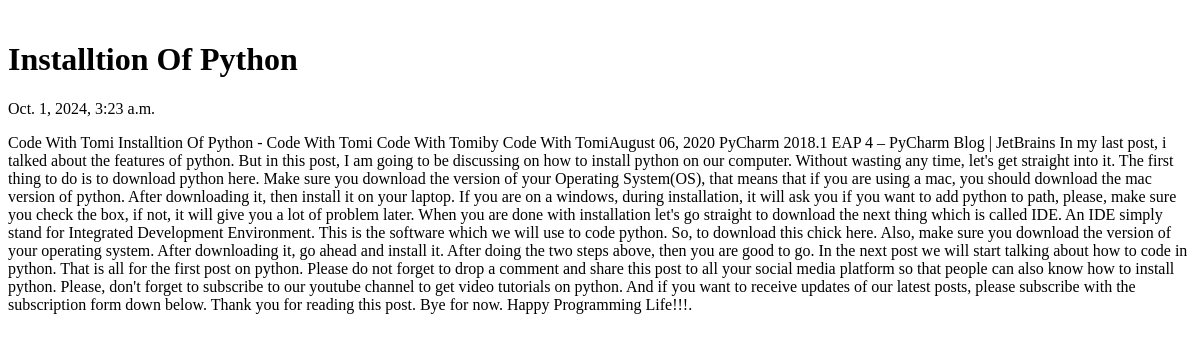
/blog/10, run on the app's committed database.
### ukponoblog/models.py (models this page shows)
class blogs(models.Model):
    title = models.CharField(max_length=200)
    body = models.CharField(max_length=100000000)
    current_date = models.DateTimeField(default=datetime.now,blank=True)

### ukponoblog/views.py (the view)
# urls.py: 2. Add a URL to urlpatterns:  path('blog/', include('blog.urls'))
def blog (request,pk):
    bloga = blogs.objects.get(id=pk)
    return render(request,"blog.html",{"bloga" : bloga} )

### ukponoblog/templates/blog.html (shortened to what this page needs)
{% load static %}
<!DOCTYPE html>
<html lang="en">
<head>
</head>
<body>
<link rel="stylesheet" href="{% static "style.css" %}">
<div class="headers">
<div class="cards-container">
 <div class="cards">
<h1>{{bloga.title}}</h1>
<p>{{bloga.current_date}}</p>
<p>{{bloga.body}}</p>
 </div>
</div>
</div>
</body>
</html>

### ukponoblog/static/style.css (style rules this page uses)
.cards-container { display: flex; flex-wrap: wrap; justify-content: center; margin: 20px 0; text-decoration: none; }

### data on the page
blogs: title "Installtion Of Python", current_date "Oct. 1, 2024, 3:23 a.m.", body "Code With Tomi Installtion Of Python - Code With Tomi Code With Tomiby Code With TomiAugust 06, 2020 PyCharm 2018.1 EAP 4 – PyCharm Blog | JetBrains In my last post, i talked about the features of python. But in this post, I am going to be discussing on how to install python on our computer. Without wasting any time, let's get straight into it. The first thing to do is to download python here. Make sure you download the version of your Operating System(OS), that means that if you are using a mac, you should download the mac version of python. After downloading it, then install it on your laptop. If you are on a windows, during installation, it will ask you if you want to add python to path,…"
